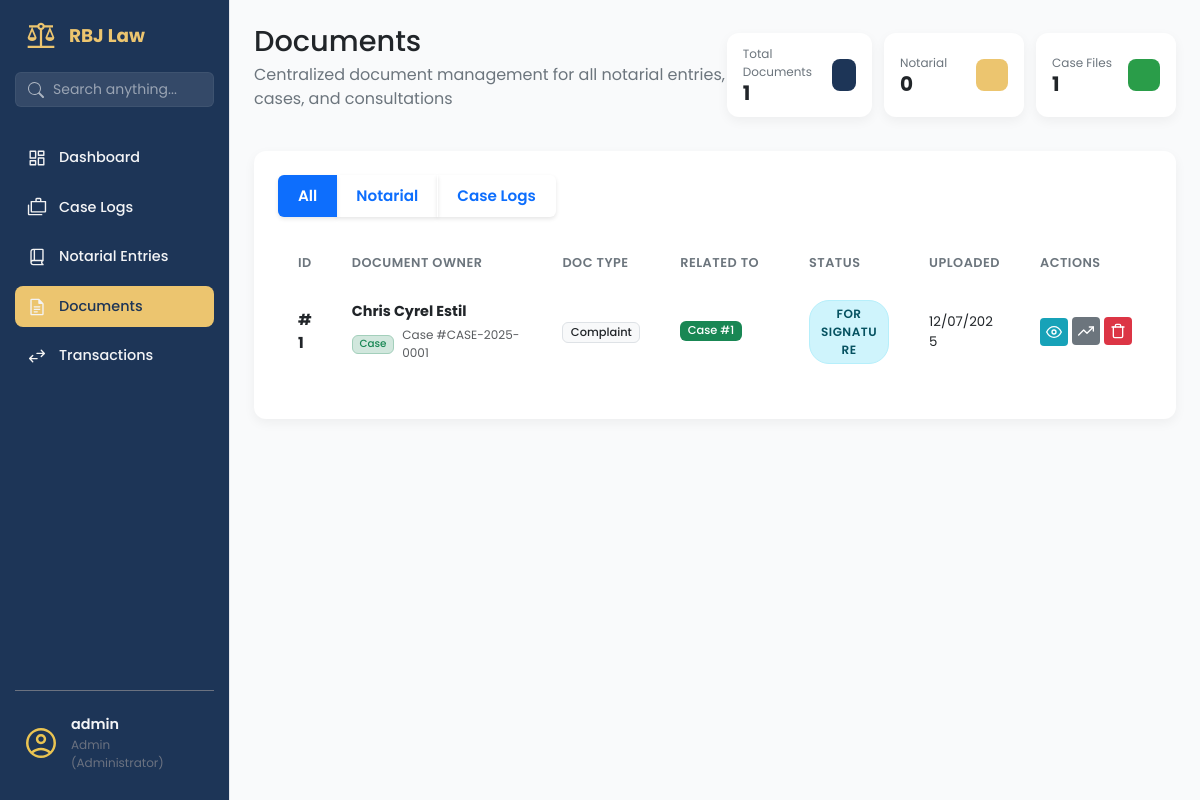
The page /documents/ (signed in) on the database as committed earlier.
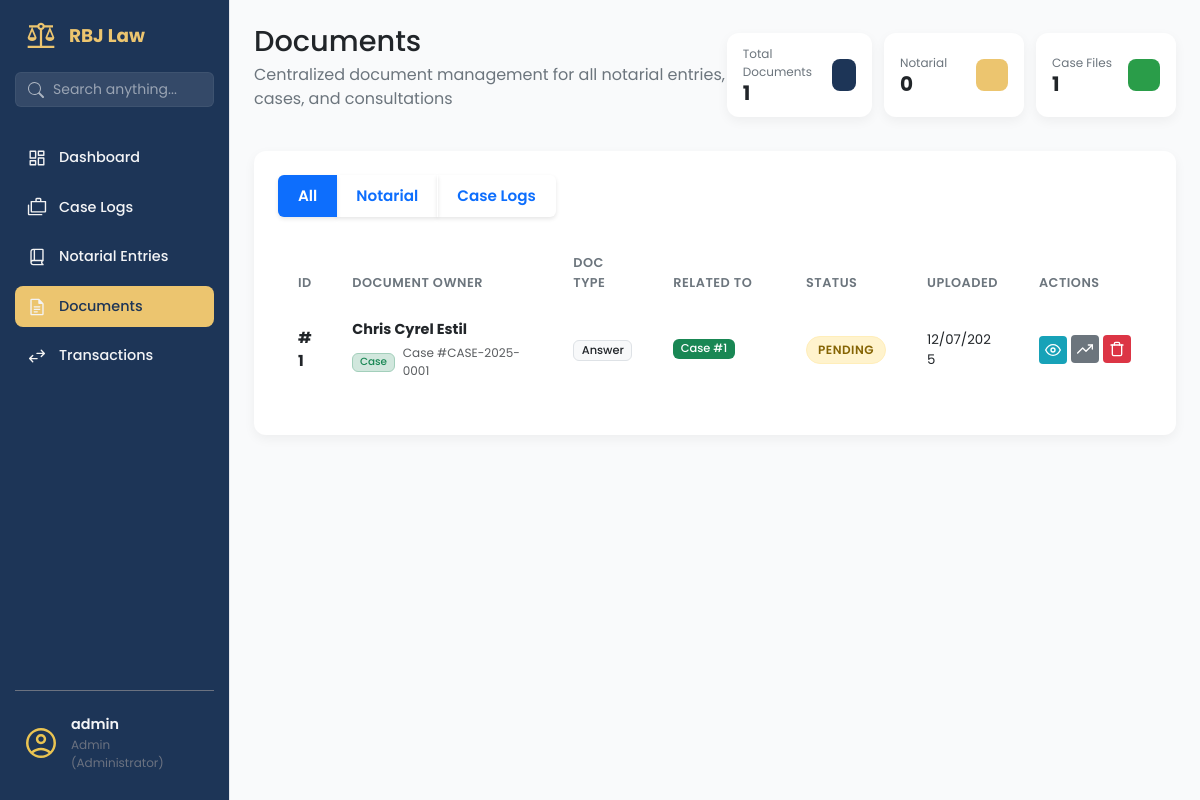
The same page on the database as committed later.
### app/models/document_mdl.py (models this page shows, shortened)
class Document(db.Model):
    __tablename__ = 'documents'
    id = db.Column(db.Integer, primary_key=True)
    filename = db.Column(db.String(255), nullable=False)
    file_path = db.Column(db.String(500), nullable=False)
    file_type = db.Column(db.String(50), nullable=True)
    file_size = db.Column(db.Integer, nullable=True)  # in bytes
    document_type = db.Column(db.String(100), nullable=True)  # e.g., Affidavit, ID, SPA Draft, etc.
    notes = db.Column(db.Text, nullable=True)
    document_status = db.Column(db.String(50), default='Pending', nullable=False)
    parent_type = db.Column(db.String(50), nullable=False)  # 'notarial_entry', 'case', 'client'
    parent_id = db.Column(db.Integer, nullable=False)
    uploaded_by = db.Column(db.Integer, db.ForeignKey('users.id'), nullable=True)
    uploaded_at = db.Column(db.DateTime, default=datetime.utcnow)
    last_modified = db.Column(db.DateTime, default=datetime.utcnow, onupdate=datetime.utcnow)
    uploader = db.relationship('User', backref='uploaded_documents', lazy=True)

### app/routes/documents_routes.py (the view)
@documents_bp.route('/')
@staff_or_admin_required
@login_required
def documents_page():
    document_type = request.args.get('type', 'all')
    query = Document.query
    if current_user.role == 'staff':
        query = query.filter(Document.parent_type != 'case')
    if document_type != 'all':
        query = query.filter_by(parent_type=document_type)
    search_term = request.args.get('search', '')
    if search_term:
        query = query.filter(or_(
            Document.filename.ilike(f'%{search_term}%'),
            Document.notes.ilike(f'%{search_term}%')
        ))
    documents = query.order_by(Document.uploaded_at.desc()).all()
    for doc in documents:
        doc.context_name = "Unknown Client"
        doc.context_ref = f"ID: {doc.parent_id}"
        if doc.parent_type == 'notarial_entry':
            entry = NotarialEntry.query.get(doc.parent_id)
            if entry:
                doc.context_ref = f"Entry #{entry.not_entry_num}"
                if entry.parties:
                    primary_party = entry.parties[0].party_name
                    if len(entry.parties) > 1:
                        doc.context_name = f"{primary_party} et al."
                    else:
                        doc.context_name = primary_party
                else:
                    doc.context_name = "No Party Listed"
        elif doc.parent_type == 'case':
            case = Case.query.get(doc.parent_id)
            if case:
                doc.context_ref = f"Case #{case.case_number}"
                if case.client:
                    doc.context_name = f"{case.client.client_first_name} {case.client.client_last_name}"
                else:
                    doc.context_name = case.title  # Fallback to case title if no client
            else:
                doc.context_name = "Deleted Case"
                doc.context_ref = f"ID: {doc.parent_id}"
        elif doc.parent_type == 'consultation':
            pass
        elif doc.parent_type == 'client':
            client = Client.query.get(doc.parent_id)
            if client:
                doc.context_name = f"{client.first_name} {client.last_name}"
                doc.context_ref = "Client File"
    return render_template('documents_page.html',
                         documents=documents,
                         current_filter=document_type,
                         search_term=search_term)

### app/utils/permissions.py (called while the page is built)
def staff_or_admin_required(f):
    @wraps(f)
    def decorated_function(*args, **kwargs):
        if not current_user.is_authenticated:
            flash('Please login to access this page.', 'error')
            return redirect(url_for('auth.login'))
        if current_user.role not in ['admin', 'staff']:
            flash('Staff or Administrator access required.', 'error')
            return redirect(url_for('dashboard.dashboard_page'))
        return f(*args, **kwargs)
    return decorated_function

### app/templates/documents_page.html (shortened to what the changed rows need)
{% extends 'base.html' %}
{% block content %}
<main class="dashboard-content">
    <header class="dashboard-header">
        <div>
            <h1>Documents </h1>
        </div>
                        {% set notarial_count = [] %}
                        {% set consultation_count = [] %}
    </header>
    <section class="content-section">
        <div class="panel-card">
            <div class="table-wrapper">
                <table class="table">
                    <colgroup>
                    </colgroup>
                    <thead>
                        <tr>
                            <th>ID</th>
                            <th>Document Owner</th>
                            <th>Doc Type</th>
                            <th>Related To</th>
                            <th>Status</th>
                            <th>Uploaded</th>
                            <th>Actions</th>
                        </tr>
                    </thead>
                    <tbody>
                        {% for document in documents %}
                        <tr class="document-row" data-parent-type="{{ document.parent_type }}">
                            <td><strong>#{{ document.id }}</strong></td>
                            <td>
                                <div class="d-flex flex-column">
                                    <span class="fw-bold text-dark" style="font-size: 0.9rem;">
                                        {{ document.context_name }}
                                    </span>
                                    <div class="d-flex align-items-center mt-1">
                                        {% if document.parent_type == 'notarial_entry' %}
                                        <span
                                            class="badge bg-primary-subtle text-primary border border-primary-subtle me-2"
                                            style="font-size: 0.65rem;">Notarial</span>
                                        {% elif document.parent_type == 'case' %}
                                        <span
                                            class="badge bg-success-subtle text-success border border-success-subtle me-2"
                                            style="font-size: 0.65rem;">Case</span>
                                        {% elif document.parent_type == 'consultation' %}
                                        <span class="badge bg-info-subtle text-info border border-info-subtle me-2"
                                            style="font-size: 0.65rem;">Consultation</span>
                                        {% endif %}
                                        <small class="text-muted" style="font-size: 0.75rem;">
                                            {{ document.context_ref }}
                                        </small>
                                    </div>
                                </div>
                            </td>
                            <td><span class="badge bg-light text-dark border">{{ document.document_type or 'General'
                                    }}</span></td>
                            <td>
                                {% if document.parent_type == 'notarial_entry' %}
                                <span class="badge bg-primary mb-1">Notarial #{{ document.parent_id }}</span>
                                {% elif document.parent_type == 'case' %}
                                <span class="badge bg-success mb-1">Case #{{ document.parent_id }}</span>
                                {% else %}
                                <span class="badge bg-secondary mb-1">{{ document.parent_type|title }}</span>
                                {% endif %}
                            </td>
                            <td>
                                <span
                                    class="status-tag status-tag--{{ document.document_status|lower|replace(' ', '-') }}">
                                    {{ document.document_status }}
                                </span>
                            </td>
                            <td>
                                <div class="small">{{ document.uploaded_at.strftime('%m/%d/%Y') }}</div>
                            </td>
                            <td>
                                <div class="action-buttons">
                                    <a href="{{ url_for('documents.view_document', document_id=document.id) }}"
                                        target="_blank" class="btn-action btn-action--info" title="View">
                                        <svg xmlns="http://www.w3.org/2000/svg" width="16" height="16"
                                            viewBox="0 0 24 24" fill="none" stroke="currentColor" stroke-width="2"
                                            stroke-linecap="round" stroke-linejoin="round">
                                            <path d="M1 12s4-8 11-8 11 8 11 8-4 8-11 8-11-8-11-8z"></path>
                                            <circle cx="12" cy="12" r="3"></circle>
                                        </svg>
                                    </a>
                                    <div class="dropdown status-dropdown">
                                        <button class="btn-action btn-action--secondary dropdown-toggle" type="button"
                                            data-bs-toggle="dropdown" aria-expanded="false" title="Update Status">
                                            <svg xmlns="http://www.w3.org/2000/svg" width="16" height="16"
                                                viewBox="0 0 24 24" fill="none" stroke="currentColor" stroke-width="2"
                                                stroke-linecap="round" stroke-linejoin="round">
                                                <polyline points="23 6 13.5 15.5 8.5 10.5 1 18"></polyline>
                                                <polyline points="17 6 23 6 23 12"></polyline>
                                            </svg>
                                        </button>
                                    </div>
                                    <form action="{{ url_for('documents.delete_document', document_id=document.id) }}"
                                        method="POST" style="display:inline;"
                                        onsubmit="return confirm('Are you sure you want to delete this document?');">
                                        <button type="submit" class="btn-action btn-action--danger" title="Delete">
                                        </button>
                                    </form>
                                </div>
                            </td>
                        </tr>
                        {% endfor %}
                    </tbody>
                </table>
            </div>
        </div>
    </section>
</main>
{% endblock %}

Rows that differ between the two databases and show on the page:
changed Document id 1: document_type "Complaint" → "Answer"; document_status "FOR SIGNATURE" → "PENDING"
